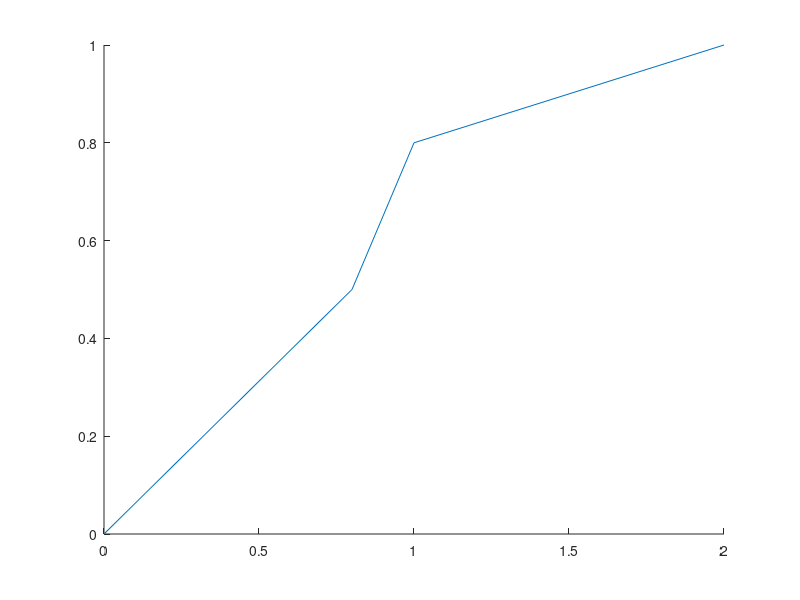

MATLAB code to generate this figure: (Note: this script raises an error after producing the figure.)
ispos = true;  %logical flag to invert the y values
x = (0:0.01:2);

A = 0;      %left horizontal asymptote
B = 10;     %growth rate
C = 1;      %upper asymptote of A+(K-A)/C^(1/nu) - typically 1
K = 1;      %right horizontal asymptote when C=1
nu = 1;     %>0 - affects proximity to which asymptote maximum growth occurs
M = 0.7;    %start point
Q = 2;      %related to the value y(0).
params = struct('A',A,'B',B,'C',C,'K',K,'nu',nu,'M',M,'Q',Q);

n = [.2,.5,1,2,5];
testparam = 'nu';

figure('Tag','PlotFig');
axes;
hold on
if ispos
    plot([0,0.8,1,2],[0,0.5,0.8,1],'DisplayName','Linear segments')
else
    plot([0,0.8,1,4],[1,0.8,0.2,0],'DisplayName','Linear segments')
end
for i=1:5
    params.(testparam) = n(i);
    y = general_logistic(x,params,~ispos);
    plot(x,y,'DisplayName',num2str(n(i)))
end
legend
title(testparam)
hold off